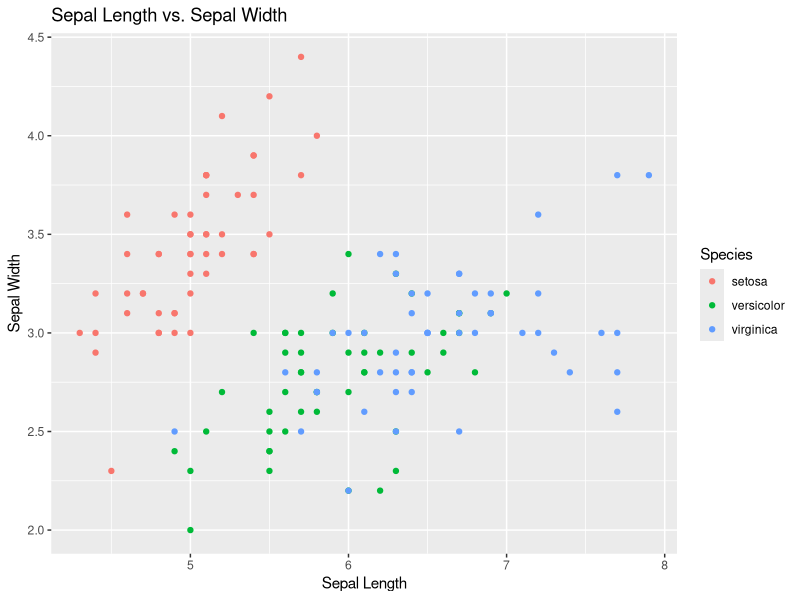

R code for this plot:
# Load the iris dataset
data(iris)

# Create a scatter plot of the iris dataset using the ggplot2 package
library(ggplot2)
ggplot(iris, aes(x = Sepal.Length, y = Sepal.Width, color = Species)) +
geom_point() +
labs(title = "Sepal Length vs. Sepal Width", x = "Sepal Length", y = "Sepal Width")
